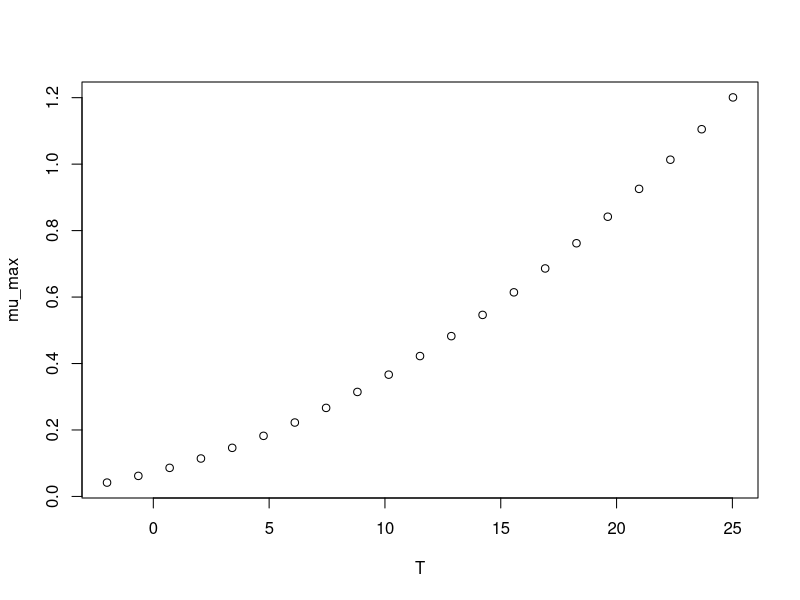

Reproduce this figure in R.
#############################
# start of Parameter script
#############################
T <- seq(-1.998001998002,25.025,length.out=21)
#############################
# end of Parameter script
#############################
############################# 
# start of Model script Gropin ID 435 
#############################
 
# constant coefficients for this model
 
variables <- data.frame(T)
argumentsPar <- expand.grid(variables)
 
# heart of the model
response_surface <- function(T) {
   mumax <-(0.033*T+0.27)^2

return(mumax=mumax)
} 

# output parameters
mumax <- cbind(argumentsPar,response_surface(argumentsPar['T']))
colnames(mumax) <- c(colnames(argumentsPar),'mumax')
#############################
# End of Model script
#############################
############################# 
# start of Visualisation script Gropin ID 435 
#############################
plot(T,mumax$mumax,
                          xlab='T',
                          ylab='mu_max')
#############################
# End of Visualisation script
#############################
